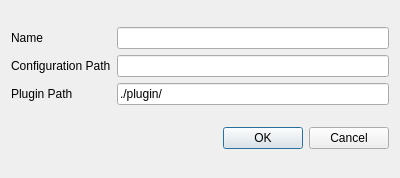
<?xml version="1.0" encoding="UTF-8"?>
<ui version="4.0">
 <class>LAddNewChannelDlg</class>
 <widget class="QDialog" name="LAddNewChannelDlg">
  <property name="geometry">
   <rect>
    <x>0</x>
    <y>0</y>
    <width>400</width>
    <height>178</height>
   </rect>
  </property>
  <property name="windowTitle">
   <string>Add a new Channel</string>
  </property>
  <layout class="QVBoxLayout" name="verticalLayout">
   <item>
    <layout class="QGridLayout" name="gridLayout">
     <item row="1" column="1">
      <widget class="QLineEdit" name="lineEditConfigPath">
       <property name="text">
        <string/>
       </property>
      </widget>
     </item>
     <item row="0" column="1">
      <widget class="QLineEdit" name="lineEditName"/>
     </item>
     <item row="2" column="0">
      <widget class="QLabel" name="labelPluginPath">
       <property name="text">
        <string>Plugin Path</string>
       </property>
      </widget>
     </item>
     <item row="1" column="0">
      <widget class="QLabel" name="labelConfigPath">
       <property name="text">
        <string>Configuration Path</string>
       </property>
      </widget>
     </item>
     <item row="2" column="1">
      <widget class="QLineEdit" name="lineEditPluginPath">
       <property name="text">
        <string>./plugin/</string>
       </property>
      </widget>
     </item>
     <item row="0" column="0">
      <widget class="QLabel" name="labelName">
       <property name="text">
        <string>Name</string>
       </property>
      </widget>
     </item>
    </layout>
   </item>
   <item>
    <widget class="QDialogButtonBox" name="buttonBox">
     <property name="orientation">
      <enum>Qt::Horizontal</enum>
     </property>
     <property name="standardButtons">
      <set>QDialogButtonBox::Cancel|QDialogButtonBox::Ok</set>
     </property>
    </widget>
   </item>
  </layout>
 </widget>
 <resources/>
 <connections>
  <connection>
   <sender>buttonBox</sender>
   <signal>accepted()</signal>
   <receiver>LAddNewChannelDlg</receiver>
   <slot>accept()</slot>
   <hints>
    <hint type="sourcelabel">
     <x>248</x>
     <y>254</y>
    </hint>
    <hint type="destinationlabel">
     <x>157</x>
     <y>274</y>
    </hint>
   </hints>
  </connection>
  <connection>
   <sender>buttonBox</sender>
   <signal>rejected()</signal>
   <receiver>LAddNewChannelDlg</receiver>
   <slot>reject()</slot>
   <hints>
    <hint type="sourcelabel">
     <x>316</x>
     <y>260</y>
    </hint>
    <hint type="destinationlabel">
     <x>286</x>
     <y>274</y>
    </hint>
   </hints>
  </connection>
 </connections>
</ui>
